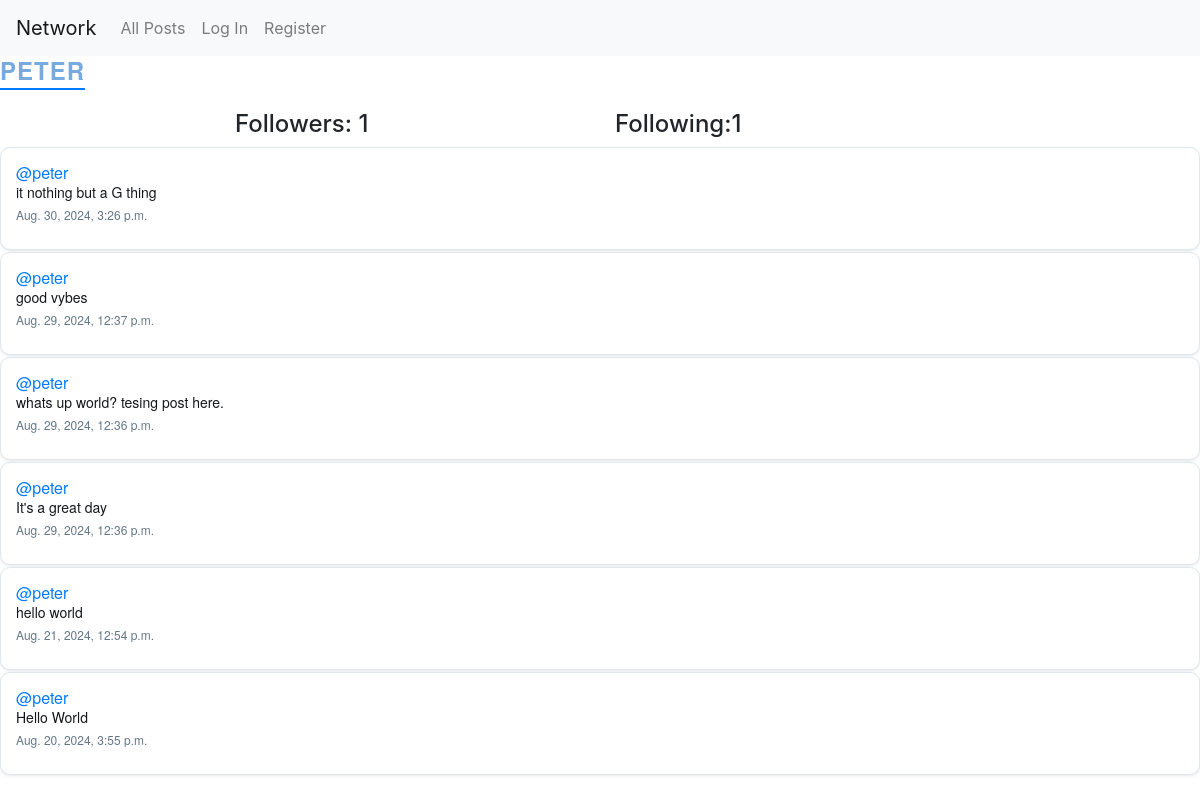
Before: /profile/1 with the older database file.
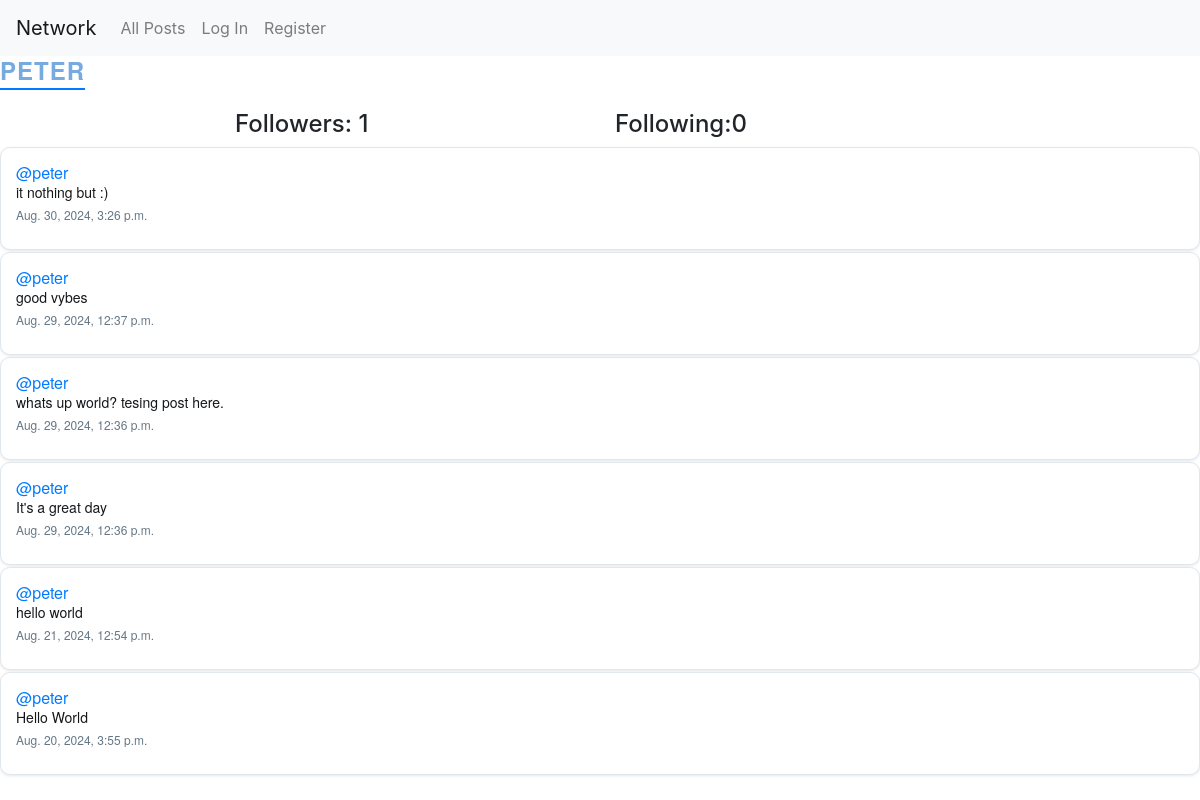
After: the same page with the newer database file.
### network/models.py (models this page shows, shortened)
class Post(models.Model):
    content = models.CharField(max_length=260)
    user = models.ForeignKey(User, on_delete=models.CASCADE, related_name="author")
    date = models.DateTimeField(auto_now_add=True)
    likes = models.IntegerField(default=0)
    liked_users = models.ManyToManyField(User, related_name='liked_posts', blank=True)

class User(AbstractUser):
    pass

### network/views.py (the view)
# urls.py: path("profile/<int:user_id>", views.profile, name="profile"),
def profile(request, user_id):
  user = User.objects.get(pk=user_id)
  allPosts = Post.objects.filter(user=user).order_by("id").reverse()
  following = Follow.objects.filter(user=user)
  followers = Follow.objects.filter(user_follower=user)
  try:
      checkFollow = followers.filter(user=User.objects.get(pk=request.user.id))
      if len(checkFollow) != 0:
          isFollowing = True
      else:
          isFollowing = False
  except:
      isFollowing = False
  paginator = Paginator(allPosts, 10)
  page_number = request.GET.get('page')
  posts_of_the_page = paginator.get_page(page_number)
  return render(request, "network/profile.html",{
                    "allPosts": allPosts,
                    "posts_of_the_page": posts_of_the_page,
                    "username": user.username,
                    "following": following,
                    "followers": followers,
                    "isFollowing": isFollowing,
                    "user_profile": user
                })

### network/templates/network/profile.html (shortened to what this page needs)
{% extends "network/layout.html" %}
{% block body %}
<h3>{{ username }}</h3>
<div class="container">
    <div class="row d-flex justify-content-center ">
        <h4 class="col-4">Followers: {{ followers.count }} </h4>
        <h4 class="col-4">Following:{{ following.count }} </h4>
    </div>
</div>
<div class="all-posts">
    {% for post in posts_of_the_page %}
    <div class="cols post">
        <h5 class="username"><a href="{% url 'profile' user_id=post.user.id %}">@{{ post.user }}</a></h5>
        <h6 class="content" id="content_{{ post.id }}">{{ post.content }}</h6>
        <p class="date">{{ post.date }}</p>
    </div>
    {% endfor %}
</div>
{% endblock %}

Changed rows visible on the page:
changed Post: content "it nothing but a G thing" → "it nothing but :)"
Other visible differences:
{{ following.count }}: "1" → "0"
